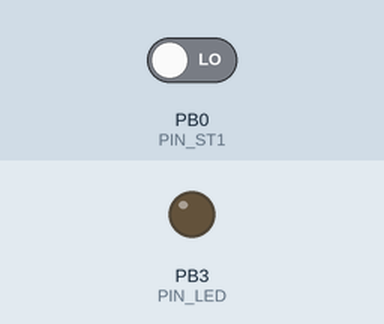
Recording of a program running on a simulated ATtiny85, built with avr-gcc and run on an emulated ATtiny85. Parts: output pins drawn as LEDs (lit = HIGH). Inputs (shaded band) come from the test bench; at power-on: PB0 (PIN_ST1) LOW.

Above: at 1.2 s.
1.3 s: PB0 (PIN_ST1) driven HIGH
Timing chart, 0 to 4.3 s (numbered marks = the images above; inputs shaded):
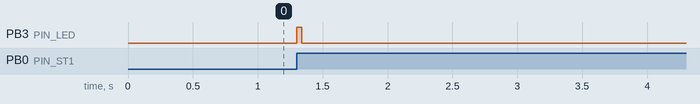

The program:

main.cpp
```cpp
//
// check the hardware can detect a 5V pulse from my NI-6251 NIDAQ
// 25-11-2025
//
// connect to the ST1 pin on the board and this code will test that the IO is working on PB0
// with the right config to detect edges.
//

#include <Arduino.h>

const int PIN_ST1 = 0;   // PB0 - ReadDVRStat (input)
const int PIN_LED = 3;   // PB3 - debug LED

void setup() {
    // PB0 as pure digital input
    pinMode(PIN_ST1, INPUT);
    digitalWrite(PIN_ST1, LOW);    // ensure pull-up is OFF

    // PB3 debug LED
    pinMode(PIN_LED, OUTPUT);
    digitalWrite(PIN_LED, LOW);
}

void loop() {
    static int lastState = LOW;

    int now = digitalRead(PIN_ST1);

    // Rising edge detect
    if (now == HIGH && lastState == LOW) {
        // Flash LED so pulse is visible
        digitalWrite(PIN_LED, HIGH);
        delay(40);      // pulse stretch: adjust 10–100 ms as desired
        digitalWrite(PIN_LED, LOW);
    }

    lastState = now;
}
```

Measured:
- after the input at 1.3 s, PB3 (PIN_LED): LOW → HIGH at once, → LOW 0.04 s later
